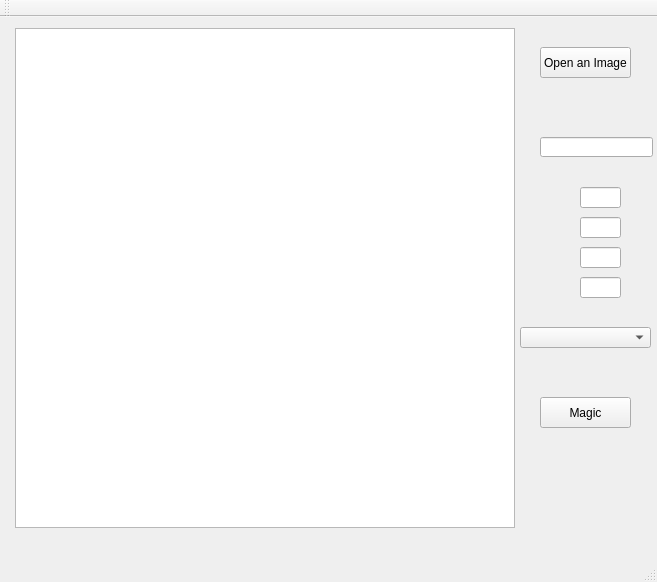
<?xml version="1.0" encoding="UTF-8"?>
<ui version="4.0">
 <class>MainWindow</class>
 <widget class="QMainWindow" name="MainWindow">
  <property name="geometry">
   <rect>
    <x>0</x>
    <y>0</y>
    <width>657</width>
    <height>582</height>
   </rect>
  </property>
  <property name="windowTitle">
   <string>MainWindow</string>
  </property>
  <widget class="QWidget" name="centralWidget">
   <widget class="QLineEdit" name="lineEdit">
    <property name="geometry">
     <rect>
      <x>540</x>
      <y>120</y>
      <width>113</width>
      <height>20</height>
     </rect>
    </property>
   </widget>
   <widget class="QComboBox" name="comboBox">
    <property name="geometry">
     <rect>
      <x>520</x>
      <y>310</y>
      <width>131</width>
      <height>21</height>
     </rect>
    </property>
   </widget>
   <widget class="QLineEdit" name="lineEdit_2">
    <property name="geometry">
     <rect>
      <x>580</x>
      <y>170</y>
      <width>41</width>
      <height>21</height>
     </rect>
    </property>
   </widget>
   <widget class="QLineEdit" name="lineEdit_3">
    <property name="geometry">
     <rect>
      <x>580</x>
      <y>200</y>
      <width>41</width>
      <height>21</height>
     </rect>
    </property>
   </widget>
   <widget class="QLineEdit" name="lineEdit_4">
    <property name="geometry">
     <rect>
      <x>580</x>
      <y>230</y>
      <width>41</width>
      <height>21</height>
     </rect>
    </property>
   </widget>
   <widget class="QLineEdit" name="lineEdit_5">
    <property name="geometry">
     <rect>
      <x>580</x>
      <y>260</y>
      <width>41</width>
      <height>21</height>
     </rect>
    </property>
   </widget>
   <widget class="QPushButton" name="pushButton">
    <property name="geometry">
     <rect>
      <x>540</x>
      <y>30</y>
      <width>91</width>
      <height>31</height>
     </rect>
    </property>
    <property name="text">
     <string>Open an Image</string>
    </property>
   </widget>
   <widget class="QPushButton" name="pushButton_2">
    <property name="geometry">
     <rect>
      <x>540</x>
      <y>380</y>
      <width>91</width>
      <height>31</height>
     </rect>
    </property>
    <property name="text">
     <string>Magic</string>
    </property>
   </widget>
   <widget class="QGraphicsView" name="graphicsView">
    <property name="geometry">
     <rect>
      <x>15</x>
      <y>11</y>
      <width>500</width>
      <height>500</height>
     </rect>
    </property>
   </widget>
  </widget>
  <widget class="QMenuBar" name="menuBar">
   <property name="geometry">
    <rect>
     <x>0</x>
     <y>0</y>
     <width>657</width>
     <height>21</height>
    </rect>
   </property>
  </widget>
  <widget class="QToolBar" name="mainToolBar">
   <attribute name="toolBarArea">
    <enum>TopToolBarArea</enum>
   </attribute>
   <attribute name="toolBarBreak">
    <bool>false</bool>
   </attribute>
  </widget>
  <widget class="QStatusBar" name="statusBar"/>
 </widget>
 <layoutdefault spacing="6" margin="11"/>
 <resources/>
 <connections>
  <connection>
   <sender>comboBox</sender>
   <signal>activated(QString)</signal>
   <receiver>MainWindow</receiver>
   <slot>slot1()</slot>
   <hints>
    <hint type="sourcelabel">
     <x>610</x>
     <y>363</y>
    </hint>
    <hint type="destinationlabel">
     <x>548</x>
     <y>377</y>
    </hint>
   </hints>
  </connection>
  <connection>
   <sender>pushButton</sender>
   <signal>clicked()</signal>
   <receiver>MainWindow</receiver>
   <slot>openImage()</slot>
   <hints>
    <hint type="sourcelabel">
     <x>589</x>
     <y>82</y>
    </hint>
    <hint type="destinationlabel">
     <x>610</x>
     <y>112</y>
    </hint>
   </hints>
  </connection>
  <connection>
   <sender>pushButton_2</sender>
   <signal>clicked()</signal>
   <receiver>MainWindow</receiver>
   <slot>doMagic()</slot>
   <hints>
    <hint type="sourcelabel">
     <x>606</x>
     <y>434</y>
    </hint>
    <hint type="destinationlabel">
     <x>570</x>
     <y>485</y>
    </hint>
   </hints>
  </connection>
 </connections>
 <slots>
  <slot>openImage()</slot>
  <slot>doMagic()</slot>
 </slots>
</ui>
